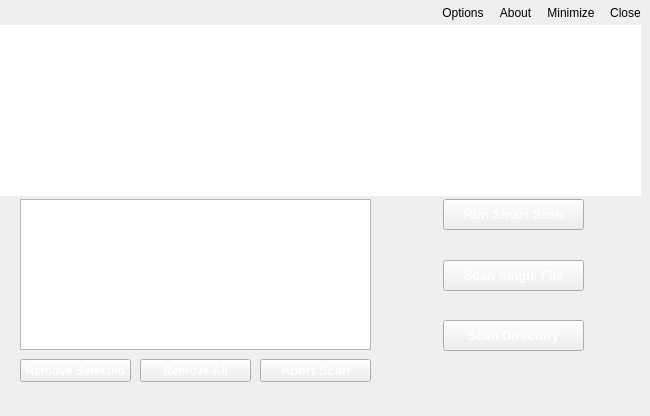
<?xml version="1.0" encoding="UTF-8"?>
<ui version="4.0">
 <class>MainWindow</class>
 <widget class="QMainWindow" name="MainWindow">
  <property name="geometry">
   <rect>
    <x>0</x>
    <y>0</y>
    <width>650</width>
    <height>416</height>
   </rect>
  </property>
  <property name="font">
   <font>
    <pointsize>8</pointsize>
    <weight>50</weight>
    <bold>false</bold>
    <kerning>true</kerning>
   </font>
  </property>
  <property name="windowTitle">
   <string>Genome Antivirus</string>
  </property>
  <property name="styleSheet">
   <string notr="true">background-image: url(:/images/background.png);
border-color: rgb(0, 0, 0);
</string>
  </property>
  <property name="unifiedTitleAndToolBarOnMac">
   <bool>false</bool>
  </property>
  <widget class="QWidget" name="centralWidget">
   <widget class="QGraphicsView" name="graphicsView">
    <property name="geometry">
     <rect>
      <x>0</x>
      <y>0</y>
      <width>641</width>
      <height>171</height>
     </rect>
    </property>
    <property name="frameShape">
     <enum>QFrame::NoFrame</enum>
    </property>
    <property name="lineWidth">
     <number>1</number>
    </property>
   </widget>
   <widget class="QPushButton" name="abort">
    <property name="geometry">
     <rect>
      <x>260</x>
      <y>334</y>
      <width>111</width>
      <height>23</height>
     </rect>
    </property>
    <property name="font">
     <font>
      <pointsize>10</pointsize>
      <weight>75</weight>
      <bold>true</bold>
     </font>
    </property>
    <property name="styleSheet">
     <string notr="true">color: rgb(255, 255, 255);</string>
    </property>
    <property name="text">
     <string>Abort Scan</string>
    </property>
   </widget>
   <widget class="QLabel" name="label_2">
    <property name="geometry">
     <rect>
      <x>30</x>
      <y>0</y>
      <width>100</width>
      <height>51</height>
     </rect>
    </property>
    <property name="styleSheet">
     <string notr="true">background-image: url(:/images/dna.png);</string>
    </property>
    <property name="text">
     <string/>
    </property>
   </widget>
   <widget class="QListWidget" name="listWidget">
    <property name="geometry">
     <rect>
      <x>20</x>
      <y>174</y>
      <width>351</width>
      <height>151</height>
     </rect>
    </property>
    <property name="styleSheet">
     <string notr="true">color: rgb(255, 255, 255);</string>
    </property>
   </widget>
   <widget class="QPushButton" name="scanDirectory">
    <property name="geometry">
     <rect>
      <x>443</x>
      <y>295</y>
      <width>141</width>
      <height>31</height>
     </rect>
    </property>
    <property name="font">
     <font>
      <pointsize>10</pointsize>
      <weight>75</weight>
      <bold>true</bold>
     </font>
    </property>
    <property name="styleSheet">
     <string notr="true">color: rgb(255, 255, 255);</string>
    </property>
    <property name="text">
     <string>Scan Directory</string>
    </property>
   </widget>
   <widget class="QPushButton" name="pushButton_4">
    <property name="geometry">
     <rect>
      <x>20</x>
      <y>334</y>
      <width>111</width>
      <height>23</height>
     </rect>
    </property>
    <property name="font">
     <font>
      <pointsize>9</pointsize>
      <weight>75</weight>
      <bold>true</bold>
     </font>
    </property>
    <property name="styleSheet">
     <string notr="true">color: rgb(255, 255, 255);</string>
    </property>
    <property name="text">
     <string>Remove Selected</string>
    </property>
   </widget>
   <widget class="QPushButton" name="pushButton_5">
    <property name="geometry">
     <rect>
      <x>140</x>
      <y>334</y>
      <width>111</width>
      <height>23</height>
     </rect>
    </property>
    <property name="font">
     <font>
      <pointsize>9</pointsize>
      <weight>75</weight>
      <bold>true</bold>
     </font>
    </property>
    <property name="styleSheet">
     <string notr="true">color: rgb(255, 255, 255);</string>
    </property>
    <property name="text">
     <string>Remove All</string>
    </property>
   </widget>
   <widget class="QPushButton" name="smartScanButton">
    <property name="geometry">
     <rect>
      <x>443</x>
      <y>174</y>
      <width>141</width>
      <height>31</height>
     </rect>
    </property>
    <property name="font">
     <font>
      <pointsize>10</pointsize>
      <weight>75</weight>
      <bold>true</bold>
     </font>
    </property>
    <property name="styleSheet">
     <string notr="true">color: rgb(255, 255, 255);</string>
    </property>
    <property name="text">
     <string>Run Smart Scan</string>
    </property>
   </widget>
   <widget class="QPushButton" name="scanSingleFile">
    <property name="geometry">
     <rect>
      <x>443</x>
      <y>235</y>
      <width>141</width>
      <height>31</height>
     </rect>
    </property>
    <property name="font">
     <font>
      <pointsize>10</pointsize>
      <weight>75</weight>
      <bold>true</bold>
     </font>
    </property>
    <property name="styleSheet">
     <string notr="true">color: rgb(255, 255, 255);</string>
    </property>
    <property name="text">
     <string>Scan Single File</string>
    </property>
   </widget>
  </widget>
  <widget class="QToolBar" name="toolBar">
   <property name="mouseTracking">
    <bool>false</bool>
   </property>
   <property name="focusPolicy">
    <enum>Qt::NoFocus</enum>
   </property>
   <property name="windowTitle">
    <string>toolBar</string>
   </property>
   <property name="layoutDirection">
    <enum>Qt::RightToLeft</enum>
   </property>
   <property name="movable">
    <bool>false</bool>
   </property>
   <attribute name="toolBarArea">
    <enum>TopToolBarArea</enum>
   </attribute>
   <attribute name="toolBarBreak">
    <bool>false</bool>
   </attribute>
   <addaction name="actionClose"/>
   <addaction name="actionMinimize"/>
   <addaction name="actionAbout"/>
   <addaction name="actionOptions"/>
  </widget>
  <action name="actionOptions">
   <property name="icon">
    <iconset resource="genome.qrc">
     <normaloff>:/images/options.png</normaloff>:/images/options.png</iconset>
   </property>
   <property name="text">
    <string>Options</string>
   </property>
   <property name="toolTip">
    <string>Options</string>
   </property>
  </action>
  <action name="actionAbout">
   <property name="icon">
    <iconset resource="genome.qrc">
     <normaloff>:/images/about.png</normaloff>:/images/about.png</iconset>
   </property>
   <property name="text">
    <string>About</string>
   </property>
   <property name="toolTip">
    <string>About</string>
   </property>
  </action>
  <action name="actionMinimize">
   <property name="icon">
    <iconset resource="genome.qrc">
     <normaloff>:/images/minimize.png</normaloff>:/images/minimize.png</iconset>
   </property>
   <property name="text">
    <string>Minimize</string>
   </property>
  </action>
  <action name="actionClose">
   <property name="icon">
    <iconset resource="genome.qrc">
     <normaloff>:/images/closeButton.png</normaloff>:/images/closeButton.png</iconset>
   </property>
   <property name="text">
    <string>Close</string>
   </property>
  </action>
 </widget>
 <layoutdefault spacing="6" margin="11"/>
 <resources>
  <include location="genome.qrc"/>
 </resources>
 <connections/>
</ui>
